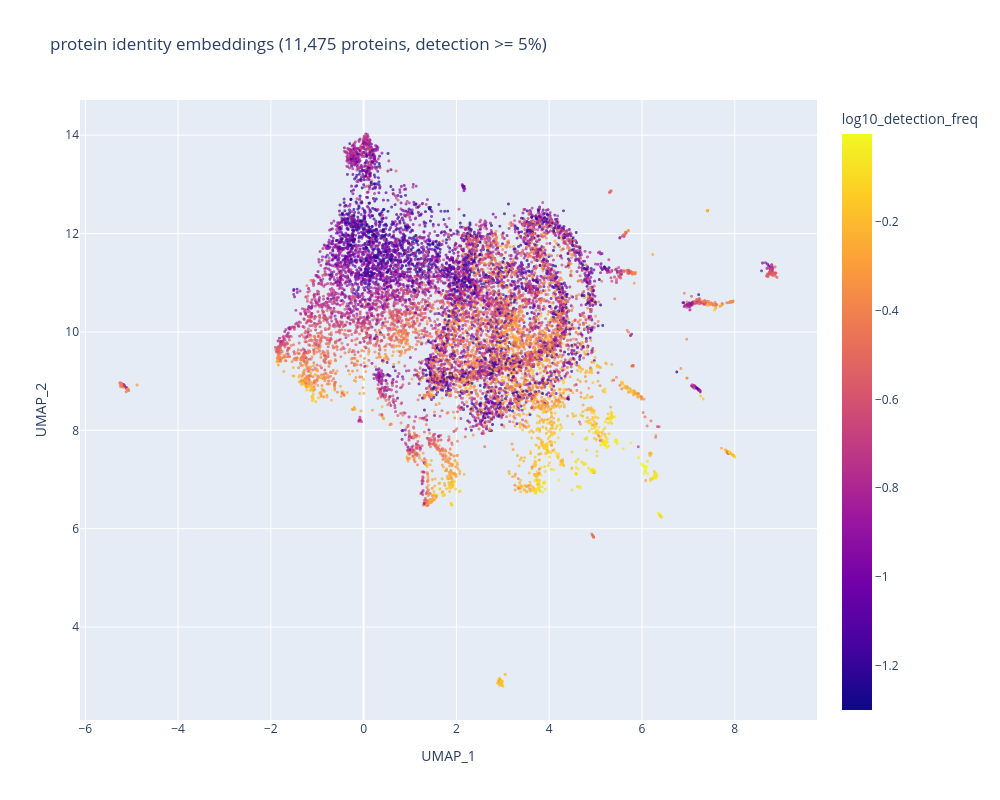

The code cell stored with this chart in its notebook:
### Markdown cell above
## 2. UMAP of the learned embedding space

`visualize_proteins` pulls the identity-embedding matrix out of the checkpoint,
reduces it with UMAP, and draws an interactive scatter - hover any point for the
protein and its gene, colour shows detection frequency (log10).

One filter matters: identity embeddings are only as good as the expression context
they were trained on. Proteins detected in a handful of samples barely move from
their random initialisation and pile up as an uninformative blob, drowning the
structure of the well-trained ones. We therefore restrict the view to proteins
detected in at least 5% of corpus samples - the part of the space the model has
actually learned.

### Code cell
import umap
import plotly.express as px
from omicsfm.api import _load_model
from omicsfm.data import ExpressionDataset

ds = ExpressionDataset(DATA, num_bins=10, detect_groups=True, max_group_size=1)

# the embedding matrix: one row per protein, row order = ds.feature_names
# (row 0 is padding, hence the +1 offset)
model, _ = _load_model(CKPT, device="cpu")
emb = model.feature_emb.weight.detach().numpy()[1:]

MIN_FREQ = 0.05
mask = detection_freq >= MIN_FREQ
print(f"{mask.sum():,} of {len(mask):,} proteins detected in "
      f">= {MIN_FREQ:.0%} of samples")

xy = umap.UMAP(n_neighbors=15, min_dist=0.05, random_state=0).fit_transform(emb[mask])
df = pd.DataFrame({
    "UMAP_1": xy[:, 0], "UMAP_2": xy[:, 1],
    "protein": np.array(ds.feature_names)[mask],
    "gene": [GENE.get(p) for p in np.array(ds.feature_names)[mask]],
    "log10_detection_freq": np.log10(detection_freq[mask]),
})
fig = px.scatter(df, x="UMAP_1", y="UMAP_2", color="log10_detection_freq",
                 hover_data=["protein", "gene"], width=1000, height=800,
                 title=f"protein identity embeddings ({mask.sum():,} proteins, "
                       f"detection >= {MIN_FREQ:.0%})")
fig.update_traces(marker=dict(size=3, opacity=0.7))
fig

### Figure 1 — Plotly figure (JSON) as saved in the notebook; plotly's stock layout.template omitted (floating-point values rounded to 4 significant figures; data arrays with more than 128 entries replaced by an {"elided": "..."} marker saying what was removed)
{"data": [{"customdata": {"elided": "11475x2 str values"}, "hovertemplate": "UMAP_1=%{x}<br>UMAP_2=%{y}<br>protein=%{customdata[0]}<br>gene=%{customdata[1]}<br>log10_detection_freq=%{marker.color}<extra></extra>", "legendgroup": "", "marker": {"color": {"elided": "11475 float values"}, "coloraxis": "coloraxis", "opacity": 0.7, "size": 3, "symbol": "circle"}, "mode": "markers", "name": "", "showlegend": false, "type": "scattergl", "x": {"elided": "11475 float values"}, "xaxis": "x", "y": {"elided": "11475 float values"}, "yaxis": "y"}], "layout": {"coloraxis": {"colorbar": {"title": {"text": "log10_detection_freq"}}, "colorscale": [[0, "#0d0887"], [0.1111, "#46039f"], [0.2222, "#7201a8"], [0.3333, "#9c179e"], [0.4444, "#bd3786"], [0.5556, "#d8576b"], [0.6667, "#ed7953"], [0.7778, "#fb9f3a"], [0.8889, "#fdca26"], [1, "#f0f921"]]}, "height": 800, "legend": {"tracegroupgap": 0}, "title": {"text": "protein identity embeddings (11,475 proteins, detection >= 5%)"}, "width": 1000, "xaxis": {"anchor": "y", "domain": [0, 1], "title": {"text": "UMAP_1"}}, "yaxis": {"anchor": "x", "domain": [0, 1], "title": {"text": "UMAP_2"}}}}
